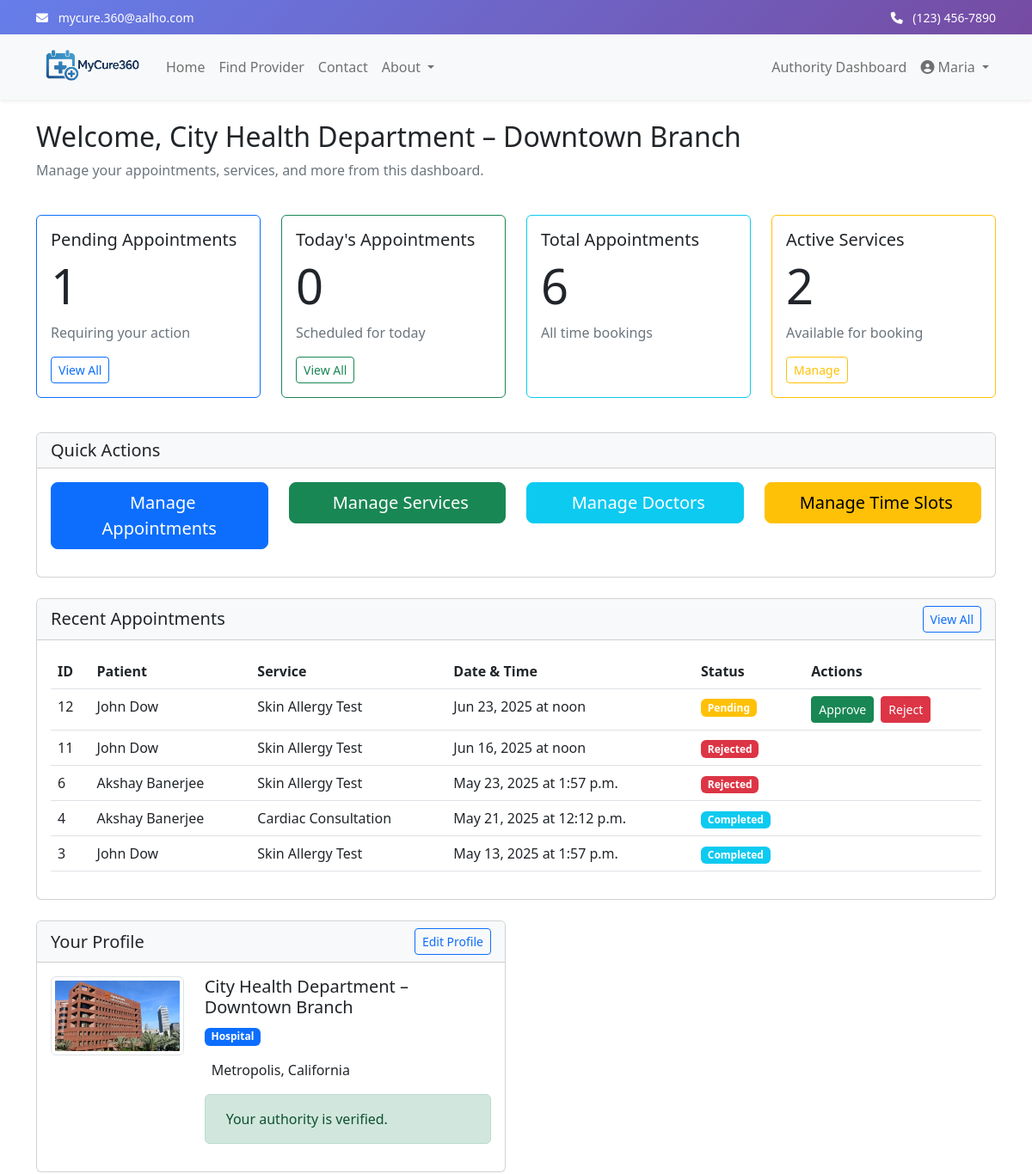
The app's page /authorities/dashboard/ (signed in, upper part), older data.
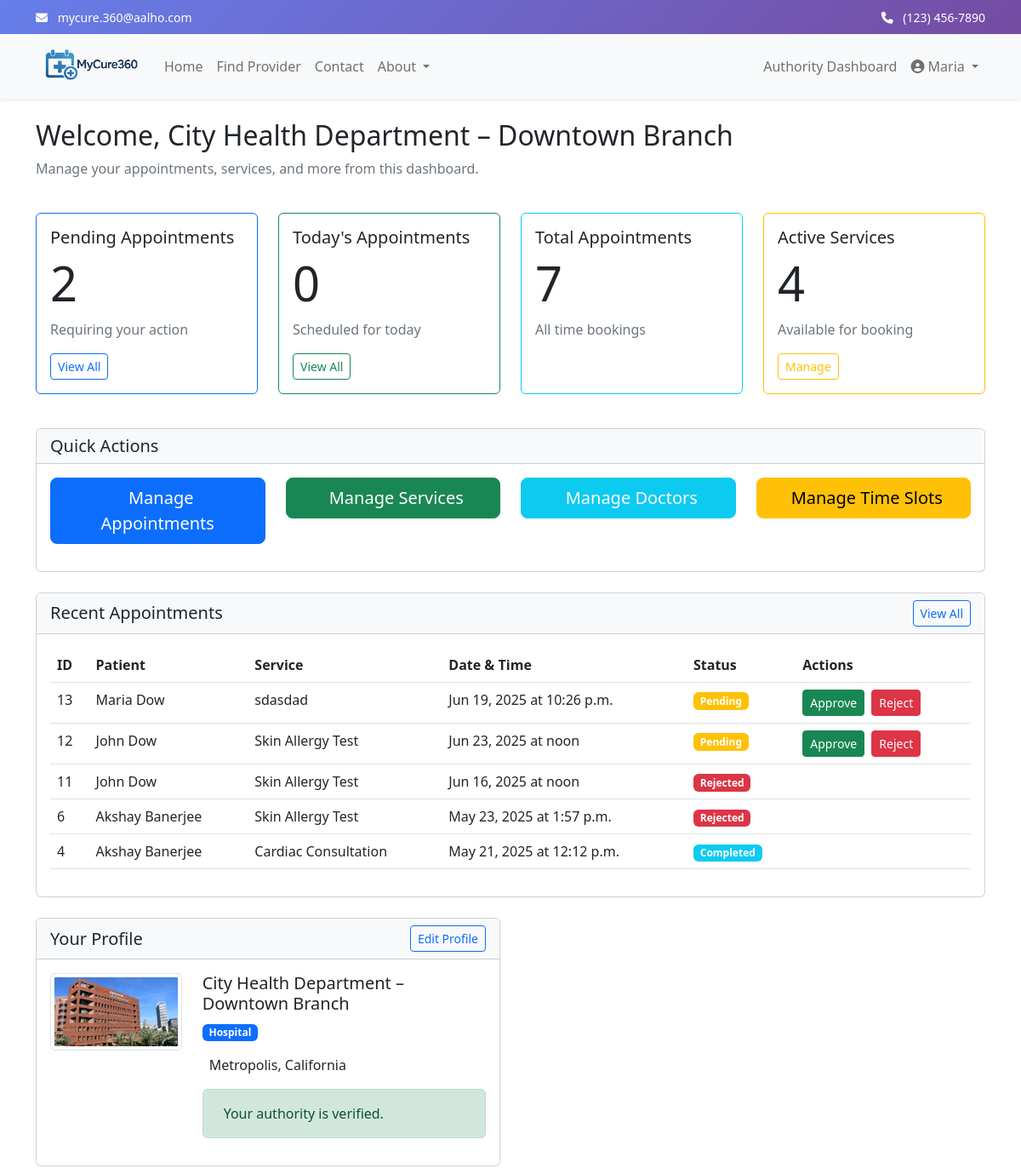
The same page, newer data.
### appointments/models.py (models this page shows, shortened)
class Appointment(models.Model):
    STATUS_CHOICES = (
        ('PENDING', 'Pending'),
        ('APPROVED', 'Approved'),
        ('REJECTED', 'Rejected'),
        ('COMPLETED', 'Completed'),
        ('CANCELLED', 'Cancelled'),
    )
    GENDER_CHOICES = (
        ('M', 'Male'),
        ('F', 'Female'),
        ('O', 'Other'),
    )
    user = models.ForeignKey(User, on_delete=models.CASCADE, related_name='appointments')
    authority = models.ForeignKey(Authority, on_delete=models.CASCADE, related_name='appointments')
    service = models.ForeignKey(Service, on_delete=models.CASCADE, related_name='appointments')
    doctor = models.ForeignKey(Doctor, on_delete=models.SET_NULL, related_name='appointments', blank=True, null=True)
    time_slot = models.ForeignKey(TimeSlot, on_delete=models.SET_NULL, related_name='appointments', null=True)
    patient_name = models.CharField(max_length=100, default='Unknown Patient')
    patient_email = models.EmailField(default='unknown@example.com')
    patient_phone = models.CharField(max_length=15, default='0000000000')
    patient_gender = models.CharField(max_length=1, choices=GENDER_CHOICES, default='M')
    patient_age = models.PositiveIntegerField(default=25)
    appointment_date = models.DateField()
    appointment_time = models.TimeField()
    status = models.CharField(max_length=10, choices=STATUS_CHOICES, default='PENDING')
    notes = models.TextField(blank=True, null=True)
    rejection_reason = models.TextField(blank=True, null=True)
    created_at = models.DateTimeField(auto_now_add=True)
    updated_at = models.DateTimeField(auto_now=True)
    class Meta:
        verbose_name = 'Appointment'
        verbose_name_plural = 'Appointments'
        db_table = 'appointments'
        ordering = ['-appointment_date', '-appointment_time']

### accounts/models.py (models this page shows, shortened)
class User(AbstractUser):
    USER_TYPE_CHOICES = (
        ('CUSTOMER', 'Customer'),
        ('AUTHORITY', 'Authority'),
        ('ADMIN', 'Admin'),
    )
    GENDER_CHOICES = (
        ('M', 'Male'),
        ('F', 'Female'),
        ('O', 'Other'),
        ('P', 'Prefer not to say'),
    )
    username = None
    email = models.EmailField(_('email address'), unique=True)
    phone_number = models.CharField(max_length=15, blank=True, null=True)
    user_type = models.CharField(max_length=10, choices=USER_TYPE_CHOICES, default='CUSTOMER')
    address = models.TextField(blank=True, null=True)
    date_of_birth = models.DateField(blank=True, null=True)
    gender = models.CharField(max_length=1, choices=GENDER_CHOICES, blank=True, null=True)
    age = models.PositiveIntegerField(blank=True, null=True)
    profile_picture = models.ImageField(upload_to='profile_pics/', blank=True, null=True)
    USERNAME_FIELD = 'email'
    REQUIRED_FIELDS = []
    objects = CustomUserManager()
    class Meta:
        db_table = 'users'
        verbose_name = 'User'
        verbose_name_plural = 'Users'

### authorities/models.py (models this page shows, shortened)
class Service(models.Model):
    authority = models.ForeignKey(Authority, on_delete=models.CASCADE, related_name='services')
    name = models.CharField(max_length=255)
    description = models.TextField()
    doctors = models.ManyToManyField(Doctor, related_name='services', blank=True)
    price = models.DecimalField(max_digits=10, decimal_places=2)
    duration_minutes = models.PositiveIntegerField(default=30)
    is_active = models.BooleanField(default=True)
    created_at = models.DateTimeField(auto_now_add=True)
    updated_at = models.DateTimeField(auto_now=True)
    class Meta:
        verbose_name = 'Service'
        verbose_name_plural = 'Services'
        db_table = 'services'

### authorities/views.py (the view)
    def wrapper(request, *args, **kwargs):
        if request.user.user_type != 'AUTHORITY':
            messages.error(request, "You don't have permission to access this page.")
            return redirect('home')
        try:
            request.user.authority_profile
        except Authority.DoesNotExist:
            messages.error(request, "Your authority profile is not set up. Please contact admin.")
            return redirect('home')
        return view_func(request, *args, **kwargs)

### authorities/views.py (called while the page is built)
def authority_required(view_func):
    def wrapper(request, *args, **kwargs):
        if request.user.user_type != 'AUTHORITY':
            messages.error(request, "You don't have permission to access this page.")
            return redirect('home')
        try:
            request.user.authority_profile
        except Authority.DoesNotExist:
            messages.error(request, "Your authority profile is not set up. Please contact admin.")
            return redirect('home')
        return view_func(request, *args, **kwargs)
    return wrapper

### authorities/templates/authorities/dashboard.html (shortened to what the changed rows need)
{% extends 'base.html' %}
{% load static %}
{% block content %}
<div class="container py-4">
    <div class="row mb-4">
        <div class="col">
            <h1 class="h2">Welcome, {{ authority.name }}</h1>
        </div>
    </div>
    <div class="row mb-4">
        <div class="col-md-3 mb-3">
            <div class="card h-100 border-primary">
                <div class="card-body">
                    <h5 class="card-title">Pending Appointments</h5>
                    <h2 class="display-4">{{ pending_appointments }}</h2>
                    <p class="text-muted">Requiring your action</p>
                    <a href="{% url 'authority_appointments' %}" class="btn btn-sm btn-outline-primary">View All</a>
                </div>
            </div>
        </div>
        <div class="col-md-3 mb-3">
            <div class="card h-100 border-success">
                <div class="card-body">
                    <h2 class="display-4">{{ today_appointments }}</h2>
                </div>
            </div>
        </div>
        <div class="col-md-3 mb-3">
            <div class="card h-100 border-info">
                <div class="card-body">
                    <h5 class="card-title">Total Appointments</h5>
                    <h2 class="display-4">{{ total_appointments }}</h2>
                    <p class="text-muted">All time bookings</p>
                </div>
            </div>
        </div>
        <div class="col-md-3 mb-3">
            <div class="card h-100 border-warning">
                <div class="card-body">
                    <h5 class="card-title">Active Services</h5>
                    <h2 class="display-4">{{ total_services }}</h2>
                    <p class="text-muted">Available for booking</p>
                    <a href="{% url 'manage_services' %}" class="btn btn-sm btn-outline-warning">Manage</a>
                </div>
            </div>
        </div>
    </div>
    <div class="row mb-4">
        <div class="col-12">
            <div class="card">
                <div class="card-body">
                    {% if recent_appointments %}
                    <div class="table-responsive">
                        <table class="table table-hover">
                            <thead>
                                <tr>
                                    <th>ID</th>
                                    <th>Patient</th>
                                    <th>Service</th>
                                    <th>Date & Time</th>
                                    <th>Status</th>
                                    <th>Actions</th>
                                </tr>
                            </thead>
                            <tbody>
                                {% for appointment in recent_appointments %}
                                <tr>
                                    <td>{{ appointment.id }}</td>
                                    <td>{{ appointment.user.get_full_name }}</td>
                                    <td>{{ appointment.service.name }}</td>
                                    <td>{{ appointment.appointment_date|date:"M d, Y" }} at {{ appointment.appointment_time }}</td>
                                    <td>
                                        {% if appointment.status == 'PENDING' %}
                                        <span class="badge bg-warning">Pending</span>
                                        {% elif appointment.status == 'APPROVED' %}
                                        <span class="badge bg-success">Approved</span>
                                        {% elif appointment.status == 'REJECTED' %}
                                        <span class="badge bg-danger">Rejected</span>
                                        {% elif appointment.status == 'CANCELLED' %}
                                        <span class="badge bg-secondary">Cancelled</span>
                                        {% elif appointment.status == 'COMPLETED' %}
                                        <span class="badge bg-info">Completed</span>
                                        {% endif %}
                                    </td>
                                    <td>
                                        {% if appointment.status == 'PENDING' %}
                                        <a href="{% url 'approve_appointment' appointment.id %}" class="btn btn-sm btn-success me-1">Approve</a>
                                        <a href="{% url 'reject_appointment' appointment.id %}" class="btn btn-sm btn-danger">Reject</a>
                                        {% endif %}
                                    </td>
                                </tr>
                                {% endfor %}
                            </tbody>
                        </table>
                    </div>
                    {% else %}
                    <div class="text-center py-4">
                        <p class="text-muted">No recent appointments found.</p>
                    </div>
                    {% endif %}
                </div>
            </div>
        </div>
    </div>
</div>
{% endblock %}

Row changes from the older to the newer data that the page shows:
no longer on this page (row unchanged): Appointment: id "3", user.get_full_name "John Dow", service.name "Skin Allergy Test", appointment_date "May 13, 2025", appointment_time "1:57 p.m.", status "Completed"
added Appointment: id "13", user.get_full_name "Maria Dow", service.name "sdasdad", appointment_date "Jun 19, 2025", appointment_time "10:26 p.m.", status "Pending"
Text that changed along with them:
{{ pending_appointments }}: "1" → "2"
{{ total_appointments }}: "6" → "7"
{{ total_services }}: "2" → "4"
